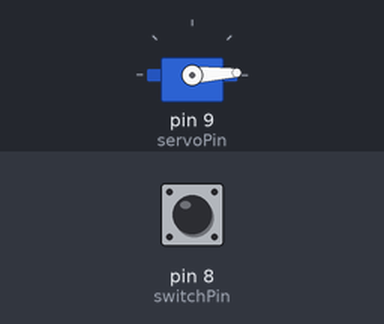
Simulated run of this sketch. Board: Arduino Uno, built with avr-gcc and run on an emulated ATmega328P. On the bench: servo. Inputs (shaded band) come from the test bench; at power-on: pin 8 (switchPin) LOW. What the sketch prints to the serial monitor is not drawn.

Above: at 0.05 s.
At 1.3 s:
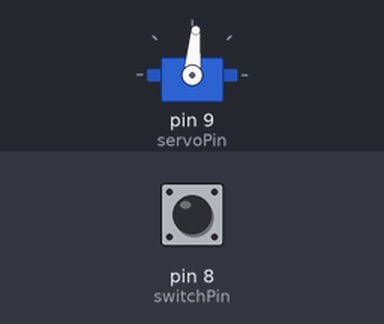
At 2.6 s:
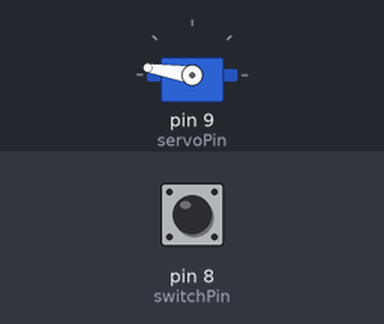
At 5.2 s:
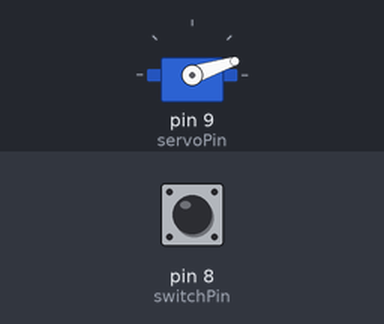
Timing chart, 0 to 7.1 s (numbered marks = the images above):
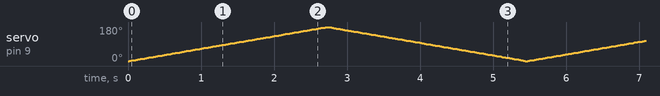

The sketch:

assignment_5_servoSweepKnob.ino
```cpp
// Arduino servo control with potentiometer
// Joshua Eanes for NCAT ECEN102
#include <Servo.h>

Servo servo;

int potPin = A0;  // potentiometer pin
int potVal = 0; // potentiometer value
int oldPotVal = 0;  //
int servoPin = 9; // servo pin
int servoPos = 0; // servo initial position
int switchPin = 8;  // switch pin for two different modes, held low
bool switchState;  // switch on or off
int t = 15; // time in ms, for delay

void setup() {
  Serial.begin(115200);
  servo.attach(servoPin); // initialize servo
  pinMode(switchPin, INPUT);  // initialize switch input
}

void loop() {
  switchState = digitalRead(switchPin); // get the switch state
  Serial.println(switchState);
  // knob mode
  if (switchState){
    potVal = analogRead(potPin);                 // get pot value
    Serial.println(potVal);                 // print pot val to serial
    potVal = map(potVal, 0, 1023, 0, 180);  // set servo boundaries in relation to 10k pot
    servo.write(potVal);                   // move servo
    delay(t);
  }
  // sweep mode
  else{
    for (servoPos = 0; servoPos <= 180; servoPos ++) { // move towards pi
      servo.write(servoPos);
      delay(t);
      if (switchState){ // don't wait for loop to finish to switch modes
        break;
      }
    }
    for (servoPos = 180; servoPos >= 0; servoPos --) { // move away from pi
      servo.write(servoPos);
      delay(t);
      if (switchState){
        break;
      }
    }
  }
}
```
